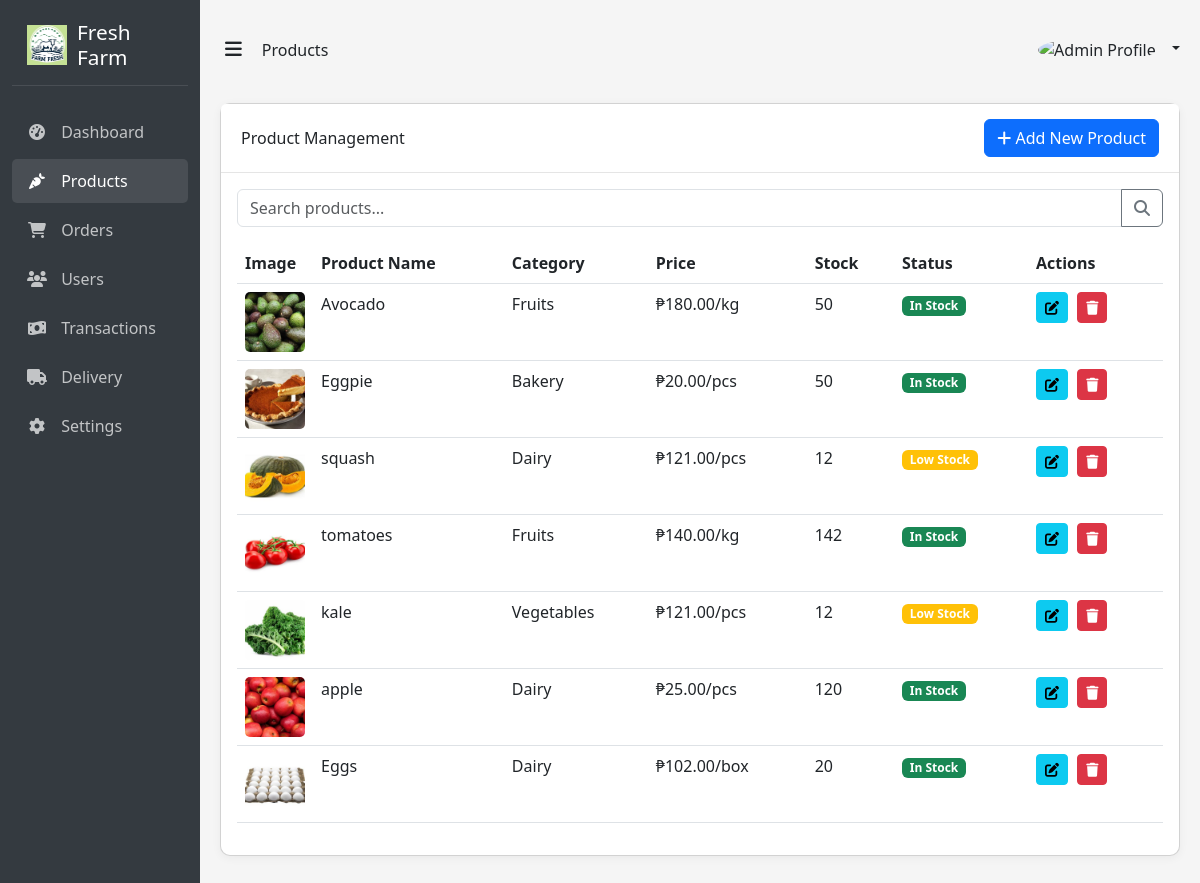
The app's page /dashboard/product.php, older data.
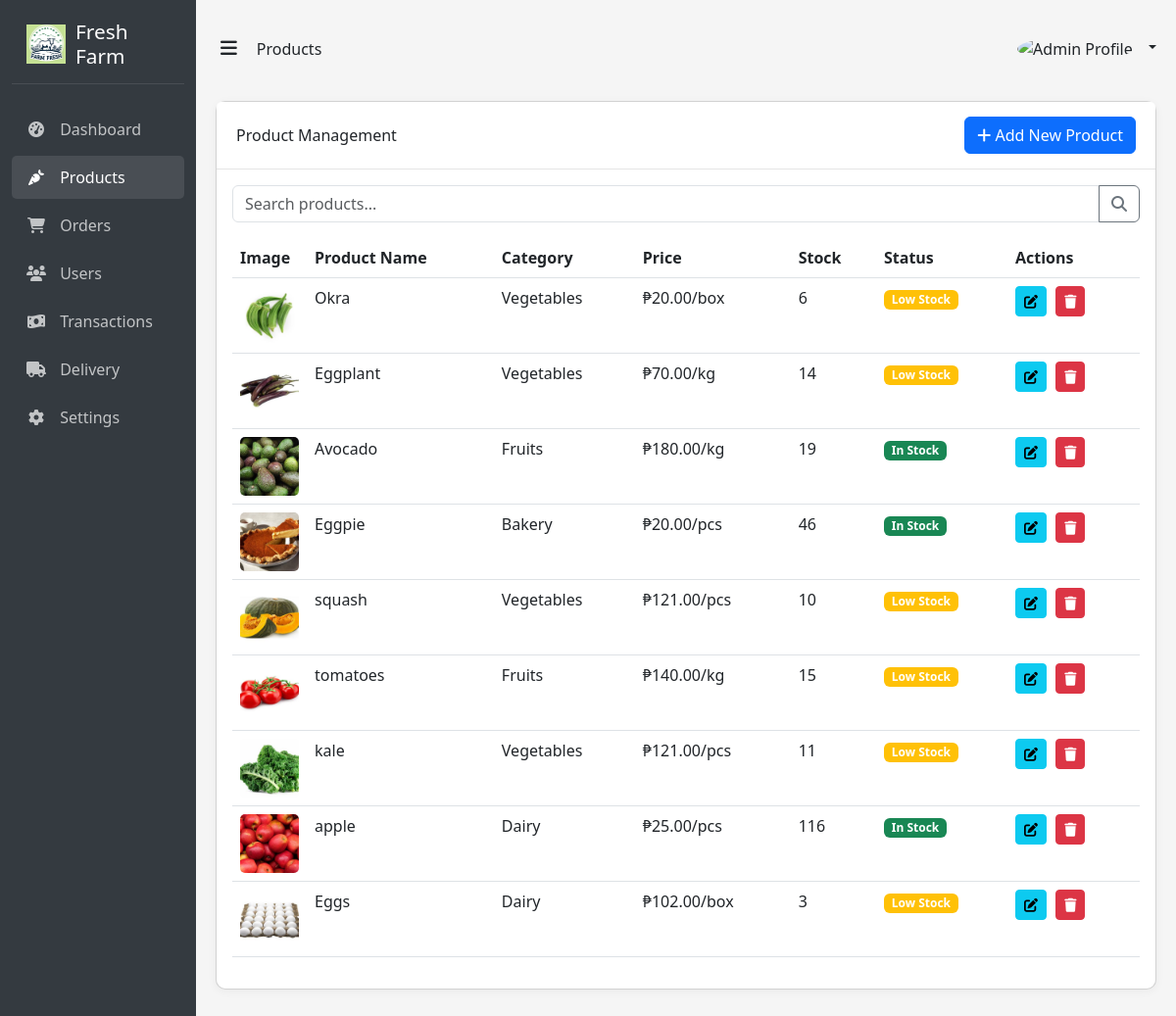
The same page, newer data.
### tables this page shows
CREATE TABLE `products` (
  `id` int(11) NOT NULL,
  `name` varchar(100) NOT NULL,
  `category` varchar(50) NOT NULL,
  `price` decimal(10,2) NOT NULL,
  `unit` varchar(10) NOT NULL,
  `stock` int(11) NOT NULL DEFAULT 0,
  `status` enum('In Stock','Low Stock','Out of Stock') NOT NULL DEFAULT 'In Stock',
  `description` text DEFAULT NULL,
  `image_path` varchar(255) DEFAULT NULL,
  `created_at` timestamp NOT NULL DEFAULT current_timestamp(),
  `updated_at` timestamp NULL DEFAULT NULL ON UPDATE current_timestamp()
);

### dashboard/product.php (the view, shortened to what the changed rows need)
<?php
require_once '../connect.php';
function getProducts($conn, $search = '') {
    if (!empty($search)) {
        $search = "%$search%";
        $stmt = $conn->prepare("SELECT id, name, category, price, unit,
                              stock, status, image_path,
                              description, created_at, updated_at
                              FROM products
                              WHERE name LIKE ? ORDER BY id DESC");
        $stmt->bind_param("s", $search);
        $stmt->execute();
        $result = $stmt->get_result();
        $stmt->close();
    } else {
        $result = $conn->query("SELECT id, name, category, price, unit,
                              stock, status, image_path,
                              description, created_at, updated_at
                              FROM products ORDER BY id DESC");
    }
    $products = [];
    if ($result && $result->num_rows > 0) {
        while ($row = $result->fetch_assoc()) {
            if ($row['stock'] === 0) {
                $row['status'] = 'Out of Stock';
            } else if ($row['stock'] <= 15) {
                $row['status'] = 'Low Stock';
            } else {
                $row['status'] = 'In Stock';
            }
            $products[] = $row;
        }
    }
    return $products;
}
$search = isset($_GET['search']) ? $_GET['search'] : '';
$products = getProducts($conn, $search);
?>
<!DOCTYPE html>
<html lang="en">
<head>
    <link href="https://cdnjs.cloudflare.com/ajax/libs/bootstrap/5.3.0/css/bootstrap.min.css" rel="stylesheet">
    <link href="https://cdnjs.cloudflare.com/ajax/libs/font-awesome/6.4.0/css/all.min.css" rel="stylesheet">
    <link rel="stylesheet" href="../css/product.css">
</head>
<body>
<div class="container-fluid">
    <div class="row">
        <div class="col-lg-9 col-xl-10 ms-auto content-area" id="content">
            <div class="card">
                <div class="card-body">
                    <div class="table-responsive">
                        <table class="table table-hover">
                            <thead>
                                <tr>
                                    <th width="60">Image</th>
                                    <th>Product Name</th>
                                    <th>Category</th>
                                    <th>Price</th>
                                    <th>Stock</th>
                                    <th>Status</th>
                                    <th>Actions</th>
                                </tr>
                            </thead>
                            <tbody>
                                <?php if (empty($products)): ?>
                                    <tr>
                                        <td colspan="7" class="text-center">No products found</td>
                                    </tr>
                                <?php else: ?>
                                    <?php foreach ($products as $product): ?>
                                        <tr>
                                            <td>
                                                <?php if ($product['image_path']): ?>
                                                    <img src="../<?php echo htmlspecialchars($product['image_path']); ?>" alt="<?php echo htmlspecialchars($product['name']); ?>" class="product-img-preview" width="60" height="60">
                                                <?php else: ?>
                                                    <img src="../assets/placeholder.png" alt="Placeholder" class="product-img-preview" width="60" height="60">
                                                <?php endif; ?>
                                            </td>
                                            <td><?php echo htmlspecialchars($product['name']); ?></td>
                                            <td><?php echo htmlspecialchars($product['category']); ?></td>
                                            <td>₱<?php echo number_format($product['price'], 2); ?>/<?php echo htmlspecialchars($product['unit']); ?></td>
                                            <td><?php echo $product['stock']; ?></td>
                                            <td>
                                                <?php
                                                    $statusClass = 'bg-success';
                                                    if ($product['status'] === 'Low Stock') {
                                                        $statusClass = 'bg-warning';
                                                    } elseif ($product['status'] === 'Out of Stock') {
                                                        $statusClass = 'bg-danger';
                                                    }
                                                ?>
                                                <span class="badge <?php echo $statusClass; ?>"><?php echo htmlspecialchars($product['status']); ?></span>
                                            </td>
                                            <td>
                                                <button class="btn btn-sm btn-info btn-action edit-product" data-bs-toggle="modal" data-bs-target="#editProductModal"
                                                    data-id="<?php echo $product['id']; ?>"
                                                    data-name="<?php echo htmlspecialchars($product['name']); ?>"
                                                    data-category="<?php echo htmlspecialchars($product['category']); ?>"
                                                    data-price="<?php echo $product['price']; ?>"
                                                    data-unit="<?php echo htmlspecialchars($product['unit']); ?>"
                                                    data-stock="<?php echo $product['stock']; ?>"
                                                    data-description="<?php echo htmlspecialchars($product['description'] ?? ''); ?>"
                                                    data-image="<?php echo htmlspecialchars($product['image_path'] ?? ''); ?>">
                                                    <i class="fas fa-edit"></i>
                                                </button>
                                                <button class="btn btn-sm btn-danger btn-action delete-product" data-bs-toggle="modal" data-bs-target="#deleteProductModal" data-id="<?php echo $product['id']; ?>">
                                                    <i class="fas fa-trash"></i>
                                                </button>
                                            </td>
                                        </tr>
                                    <?php endforeach; ?>
                                <?php endif; ?>
                            </tbody>
                        </table>
                    </div>
                </div>
            </div>
        </div>
    </div>
</div>
</body>
</html>

Row changes from the older to the newer data that the page shows:
added products: image_path (picture), name "Okra", category "Vegetables", price "20.00", unit "box", stock "6", status "Low Stock"
added products: image_path (picture), name "Eggplant", category "Vegetables", price "70.00", unit "kg", stock "14", status "Low Stock"
changed products "Avocado": stock "50" → "19"
changed products "Eggpie": stock "50" → "46"
changed products "squash": category "Dairy" → "Vegetables"; stock "12" → "10"
changed products "tomatoes": stock "142" → "15"; status "In Stock" → "Low Stock"
changed products "kale": stock "12" → "11"
changed products "apple": stock "120" → "116"
changed products "Eggs": stock "20" → "3"; status "In Stock" → "Low Stock"
